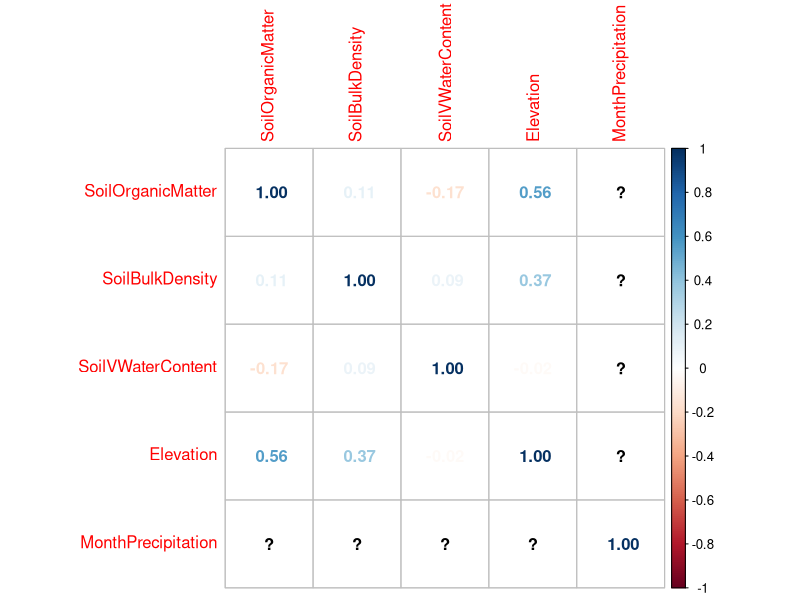

Reproduce this figure in R. (Note: this script raises an error after producing the figure.)
rm(list=ls())

library(dplyr)
library(glmmTMB)
library(car)
library(broom)
library(emmeans)

#### Exp 4: Winter 26 - Amendment ####

dat <- read.csv("CompleteSheet.csv")

dat <- dat %>%
  mutate(
    GermProportion = SeedsGerminated / SeedsSown,
    Soil = factor(Soil),
    Containment = factor(Containment),
    Watering = factor(Watering),
    Microtopography = factor(Microtopography),
    SeedSource = factor(SeedSource),
    Site = factor(Site),
    Experiment = factor(Experiment),
    Phase = factor(Phase))


exp4<-dat %>% filter(Experiment == "Winter26Amendment")

ambient <- subset(exp4, Soil == "Ambient")
phase3 <- subset(exp4, Phase == "Phase3")

model4Phase<-glm(cbind(SeedsGerminated, SeedsSown - SeedsGerminated) ~ Phase,
                 family = quasibinomial, data = ambient)


model4Water<-glm( cbind(SeedsGerminated, SeedsSown - SeedsGerminated) ~ Watering,
                  family = quasibinomial, data = phase3)

Anova(model4Phase, type = "II")
Anova(model4Water, type = "II")

summary(model4Phase)
summary(model4Water)

## Estimated Marginal Means

emmeans(model4Phase,
        pairwise ~ Phase,
        type = "response")

emmeans(model4Water,
        pairwise ~ Watering,
        type = "response")


cont.vars <- exp4 %>%
  dplyr::select(SoilOrganicMatter,
                SoilBulkDensity,
                SoilVWaterContent,
                Elevation,
                MonthPrecipitation)

## Correlation matrix
cor(cont.vars,
    use = "complete.obs",
    method = "pearson")

## Optional visualization
library(corrplot)

corrplot(cor(cont.vars,
             use = "complete.obs"),
         method = "number")


envmodel <- glmmTMB(
  cbind(SeedsGerminated, SeedsSown - SeedsGerminated) ~
    Site + SeedSource + SoilOrganicMatter +
    SoilBulkDensity + SoilVWaterContent + Elevation +MonthPrecipitation,
  family = betabinomial(link = "logit"), data = exp4)

Anova(envmodel, type = "II")

summary(envmodel)

AIC(fullmodel3, envmodel)

### estimated marginal means

emmeans(envmodel,
        pairwise ~ Site,
        type = "response")

emmeans(envmodel,
        pairwise ~ SeedSource,
        type = "response")
